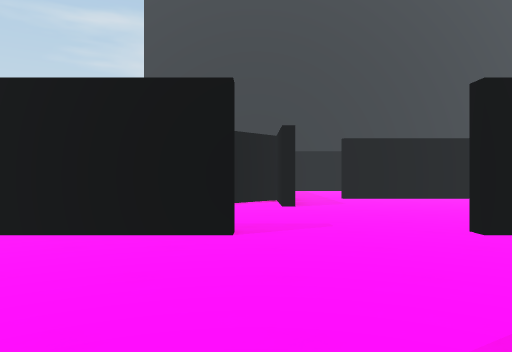
view 1 (above)

24 first-person views from a walk through a Unity game level. The camera is 1.4 m above the floor, looks level and sees 70° across. The floor is counted in squares, 2.4 m on a side. Each view is taken from the middle of a square. On the plan, view 1 faces up. The plan holds only what a view shows up to about 10 squares ahead; the rest is blank. The player is left out.

view 2
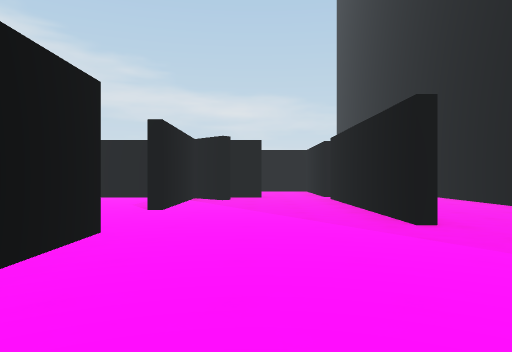

view 3
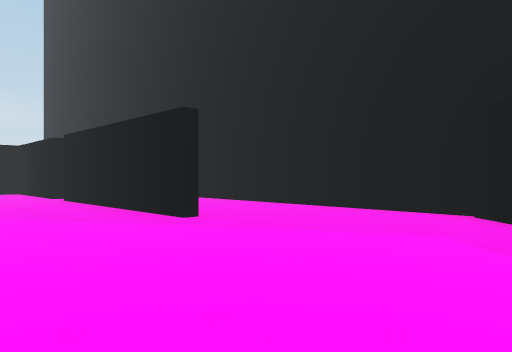

view 4
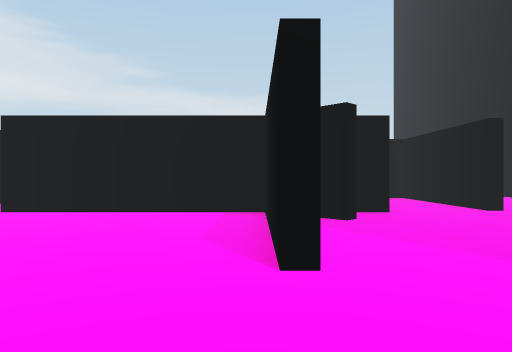

view 5
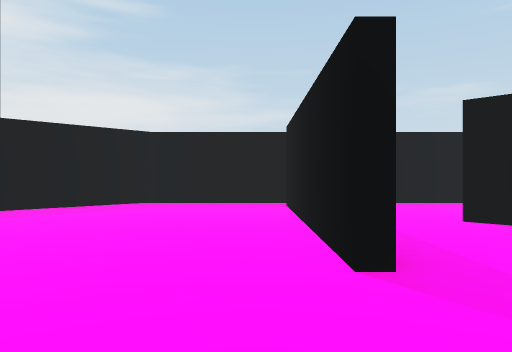

view 6
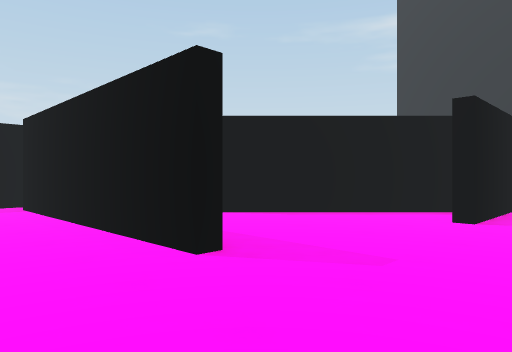

view 7
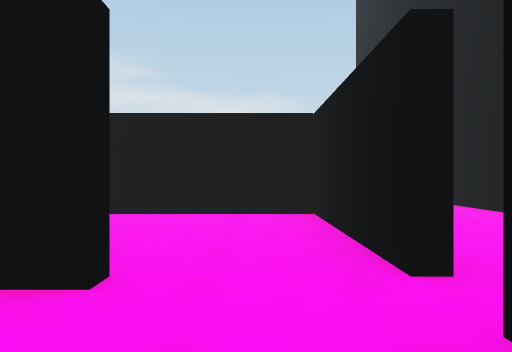

view 8
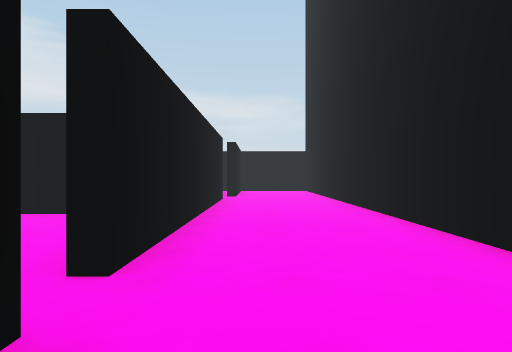

view 9
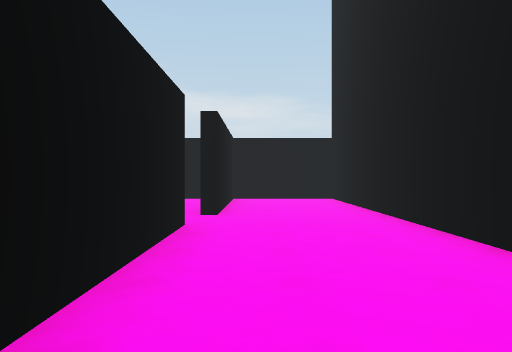

view 10
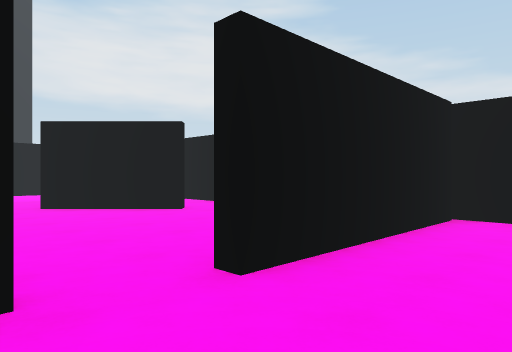

view 11
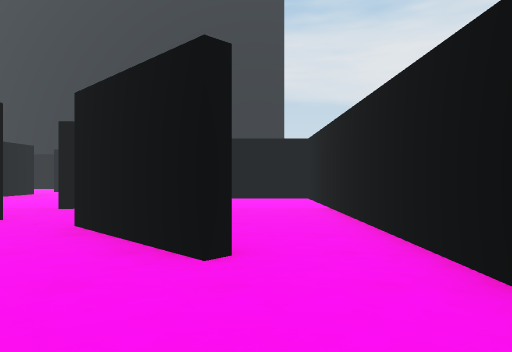

view 12
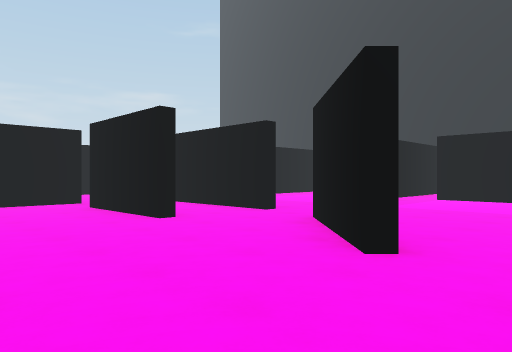

view 13
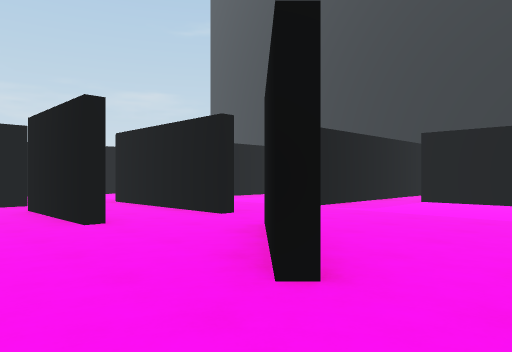

view 14
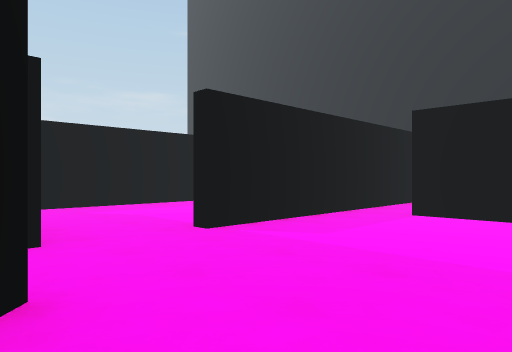

view 15
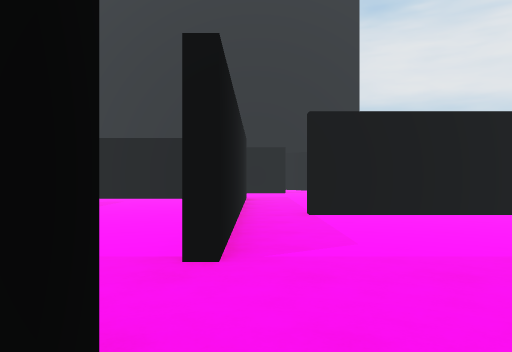

view 16
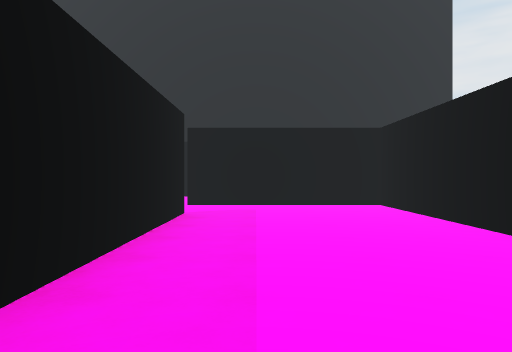

view 17
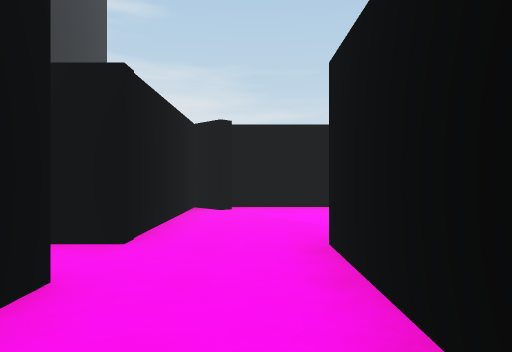

view 18
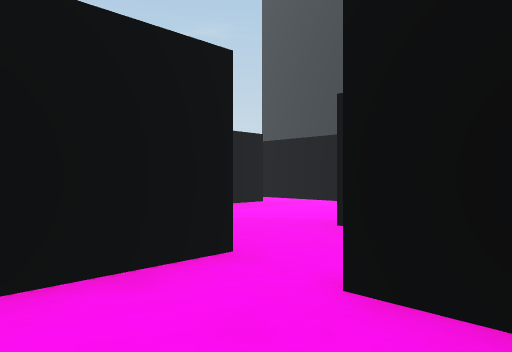

view 19
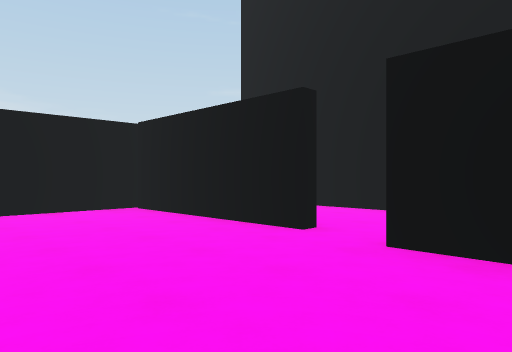

view 20
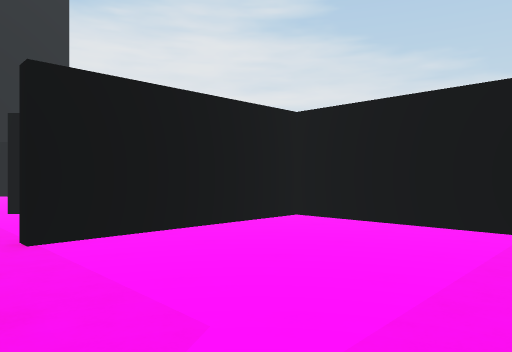

view 21
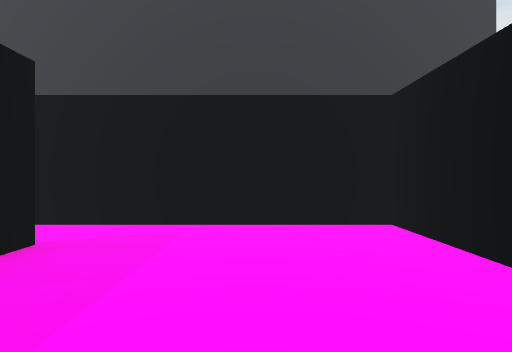

view 22
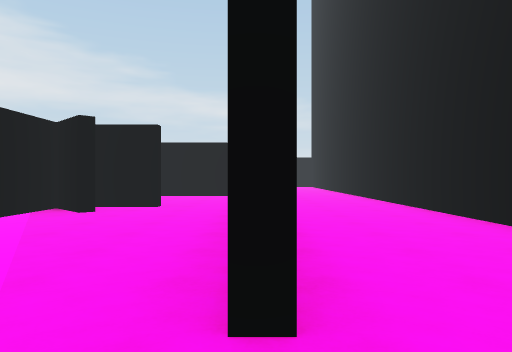

view 23
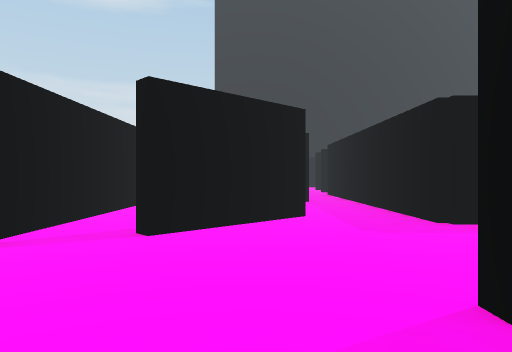

view 24
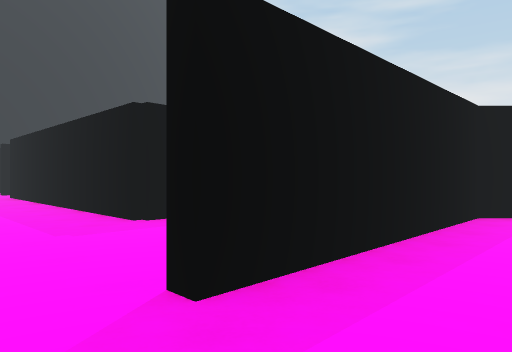

### Floor plan
Points are (right, up) in squares from view 1. A wall is a line through its corners. A room is listed if a view was taken in it or the views show most of it. See-through windows are left out.
Room 1 (views 1, 2, 3, 4, 5, 6, 7, 8, 9, 10, 22)
walls: (0.2, 0.1) (5.4, 0.1); (5.9, 1.8) (5.9, 3); (5.6, 3.6) (2.2, 3.6); (-0.1, 3.6) (-5.2, 3.6); (0.5, 6.9) (0.5, 8.8) (-2.8, 5.6); (-6.1, 3.9) (-6.1, 0.7) (-2.4, -3) (18.4, -3) (18.4, -0.4) (14.4, -0.4); (13.4, -0.1) (6.1, -0.1)
ways out: opening at (14, 0) to room 2; opening at (2, 5.7) to room 8; opening at (6, 1) to room 9; gap at (5.5, 0) to room 9; opening at (-3, 5); gap at (-5, 4)
Room 2 (views 11, 12, 13, 14, 18, 19)
walls: (13.5, 3.6) (11, 3.6); (16.7, 3.5) (14.8, 5.3); (14.4, -0.2) (18.4, -0.2) (18.4, 5.5); (12.5, 0.1) (13.4, 0.1); (9.9, 3.9) (9.9, 2.4)
ways out: opening at (14, 0) to room 1; opening at (14, 4) to room 3; opening at (17.5, 4.5) to room 5
Room 3 (views 15, 17)
walls: (11, 3.9) (11.5, 3.9); (13.6, 5.6) (9.6, 5.6)
ways out: opening at (14, 4) to room 2; opening at (14, 6) to room 5; opening at (10, 5) to room 6
Room 4 (view 16)
walls: (13.5, 10.5) (13.5, 14.4) (9.6, 14.4); (9.9, 12.8) (9.9, 6.8)
ways out: opening at (14, 7) to room 5; opening at (10, 13.5)
Room 5 (view 20)
walls: (18.4, 5.5) (18.4, 10.5) (14.8, 10.5); (13.8, 11) (13.8, 7.4)
ways out: opening at (17.5, 4.5) to room 2; opening at (14, 6) to room 3; opening at (14, 7) to room 4; gap at (15, 11)
Room 6 (view 21)
walls: (9.6, 7.2) (9.6, 9.4) (5.4, 9.4); (6.1, 8.1) (6.1, 4.5); (6.2, 3.9) (9.9, 3.9)
ways out: opening at (10, 5) to room 3; opening at (6, 9) to room 8
Room 7 (views 23, 24)
walls: (9.9, 17.9) (10.3, 17.6) (15, 17.6)
ways out: opening at (16, 18)
Room 8 (no view inside)
walls: (0.8, 9.1) (0.8, 6.9); (2.2, 3.9) (5.4, 3.9); (5.4, 9.4) (2.2, 9.4); (5.9, 3.9) (5.9, 8.1); (4.8, 2.8) (5.6, 3.6)
ways out: opening at (2, 5.7) to room 1; opening at (6, 9) to room 6; opening at (2, 10)
Room 9 (no view inside)
walls: (6.1, 0.1) (9.6, 0.1) (9.6, 3.2); (6.8, 4.5) (6.2, 3.9)
ways out: opening at (6, 1) to room 1; gap at (5.5, 0) to room 1

Positions as (right, up) in squares from view 1, and headings:
1: (0, 0), facing up
2: (-4, 2), facing right
3: (-4, 3), facing down-right
4: (0, 4), facing right
5: (2, 3), facing left
6: (2, 2), facing up-left
7: (4, 1), facing right
8: (4, -1), facing right
9: (9, -1), facing right
10: (13, -2), facing up-right
11: (17, 1), facing up
12: (18, 1), facing up-left
13: (18, 2), facing up-left
14: (17, 5), facing up-left
15: (14, 5), facing up
16: (11, 7), facing up
17: (13, 5), facing left
18: (12, 2), facing up-left
19: (12, 3), facing down-right
20: (14, 7), facing up-right
21: (8, 5), facing up
22: (-1, 0), facing right
23: (16, 19), facing down
24: (16, 19), facing down-left
